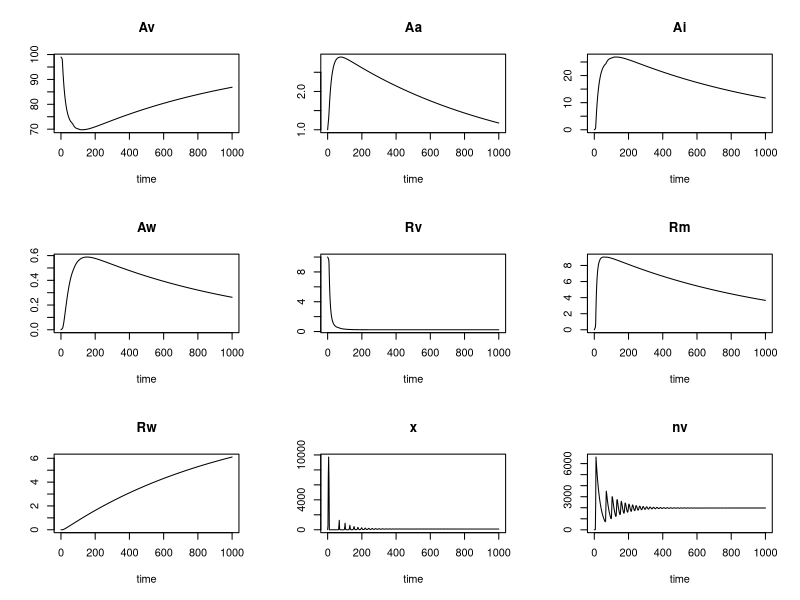
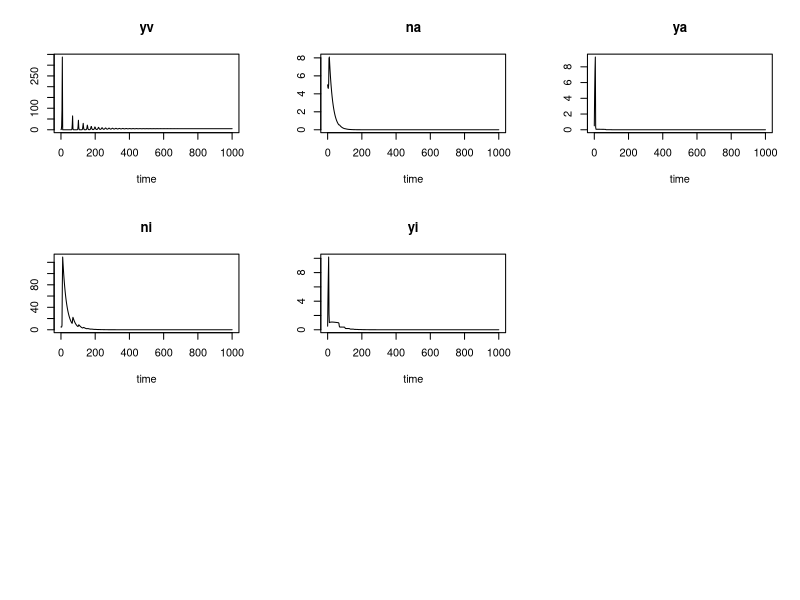

Reproduce these figures in R, in order.
#!/usr/bin/Rscript

library(deSolve)

## ==============================================================================
## Numerical solution of a far too complex model, a
## system of ordinary differential equations
## ==============================================================================
Rtotal <- 10
Atotal <- 100
parameters <- c(AT = Atotal,
                RT = Rtotal,
                am = 0.0001,
                aa = 0.00011,
                awv = 0.05,
                aw = 0.001,
                ai = 0.001,
                
                krm = 0.001,
                krw = 0.001,
                kxn = 0.001,
                kwm = 0,05,
                
                betavv = 0.01,
                betaav = 0.008,
                betaiv = 0.008,

                betava = 0.001,
                betaaa = 0.005,
                betaia = 0.001,
                betavi = 0.005,
                betaai = 0.001,
                betaii = 0.005,
                
                mad = 0.05,
                ra  = 0.5,
                rv = 0.5,
		ri = 0.5,
		# Prey growth rate
                rx  = 2.0,
                Kp = 100,
                kxn  = 0.005,
                mjuv = 0.06,
                Kc =500)


state <- c(Av = Atotal - 1,
           Aa = 1,
           Ai = 0.0,
           Aw = 0.0,
           Rv = Rtotal,
           Rm = 0.0,
           Rw = 0.0,
           x  = 10,
	   nv = 5,	
           yv = 0.5,
           na = 5,
           ya = 0.5,
           ni = 5,
           yi = 0.5)






## the ODE system

worldmodel <- function(t, state, parameters) {
    with(as.list(c(state, parameters)),{

# rate of changes

#
# Areas
#

# virgin land

        dAv <- -( am * ni + aa * na ) * Av + awv * Aw

# agricultural land

        dAa <- aa * na * Av - aw * Aa

# industrial land

        dAi <- am * ni * Av - ai * Ai

# land that are no longer used which will be recycled

        dAw <- aw * Aa + ai * Ai - awv * Aw

# resource dynamics
# Virgin resource which is mined by the industrial population

        dRv <- -krm * (RT - Rm - Rw) * ni

# material in use
        dRm <- krm * (RT - Rm - Rw) * ni - krw * Rm  + kwm * ni * Rw

# waste resource
        dRw <- krw * Rm - kwm * ni *Rw

# coal or energy. not implemented yet
#        dCf <- 1

# hunter & gatherer
# these utilize a natural resource with population dynamics

        dx  <- rx*x*(1-x/Av/Kp ) - kxn*x*nv

# adults and youth, respectively

        dnv <- (betavv*yv + betaav*ya + betaiv*yi - mad)*nv
        dyv <- rv*kxn*x*nv               - (betavv*nv + betava*na + betavi*ni + mjuv)*yv

# farming population

  	

        dna <- (betava*yv + betaaa*ya + betaia*yi  - mad)*na
        dya <- ra*na*(1-(na+ni)/Aa/(Kc+0.001*Rm)) - (betaav*nv + betaaa*na + betaai*ni + mjuv)*ya

# industrial population

        dni <- (betavi*yv + betaai*ya + betaii*yi - mad)*ni                
        dyi <- ri*ni*(1-(na+ni)/Aa/(Kc+0.001*Rm)) - (betaiv*nv + betaia*na + betaii*ni + mjuv)*yi




# return the rate of change

        list(c(dAv, dAa, dAi, dAw, dRv, dRm, dRw, dx, dnv, dyv, dna, dya, dni, dyi))

    })

}

step <- 2
time <- seq(0, 1000, by = step)

# method = "ode45",

out <- lsoda(y = state, times = time,  func = worldmodel, parms = parameters)

print(out)

plot(out)


# matplot(out[,"time"],out, xlab = "Time ", type="l", ylab = "Numbers",col="black")

# legend("topright", inset=0, legend=c("X (susceptible)", "Y (infected)", "Z (immune)"),  lty=1:3,  col="black",  bty = "n", horiz=FALSE)
# mtext(outer = TRUE, side = 3, "SIR Model", cex = 1.5)
